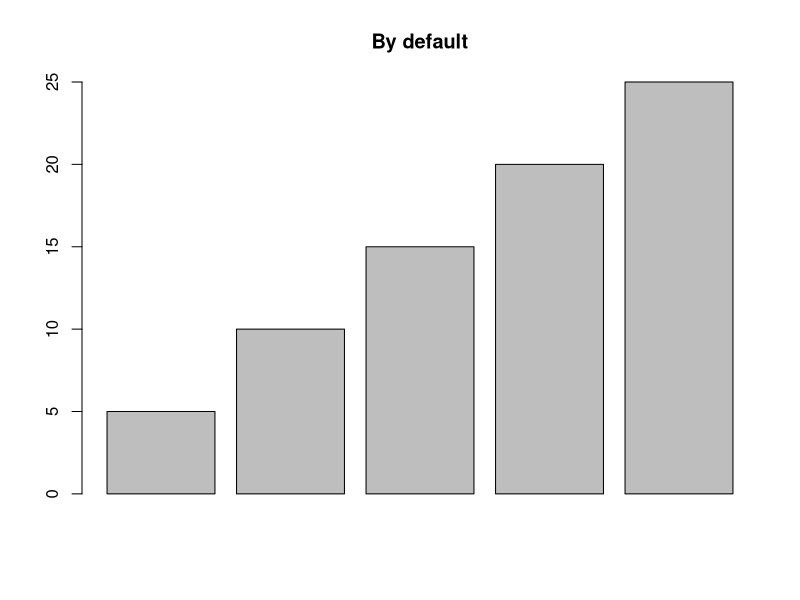
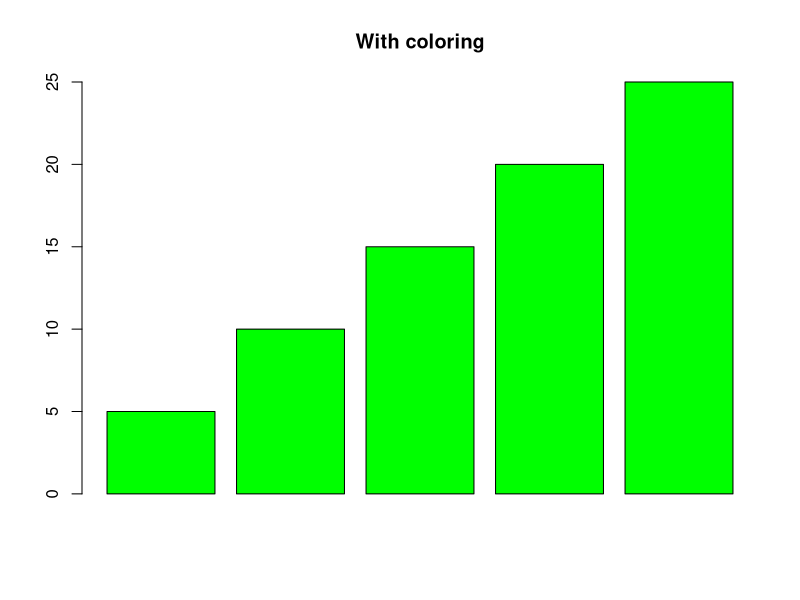
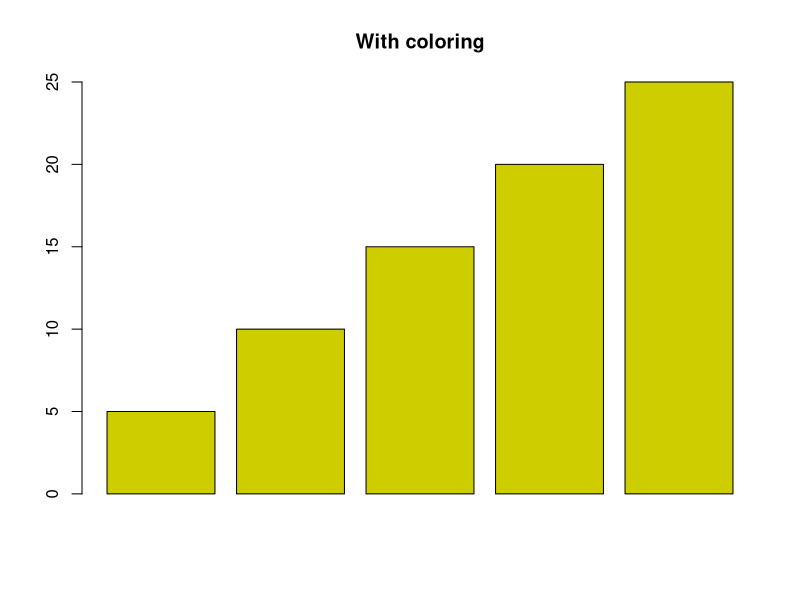
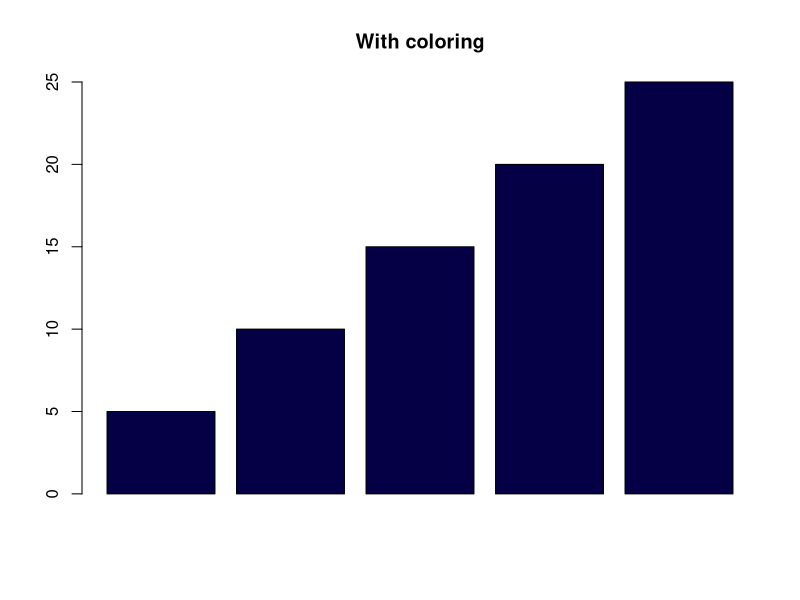
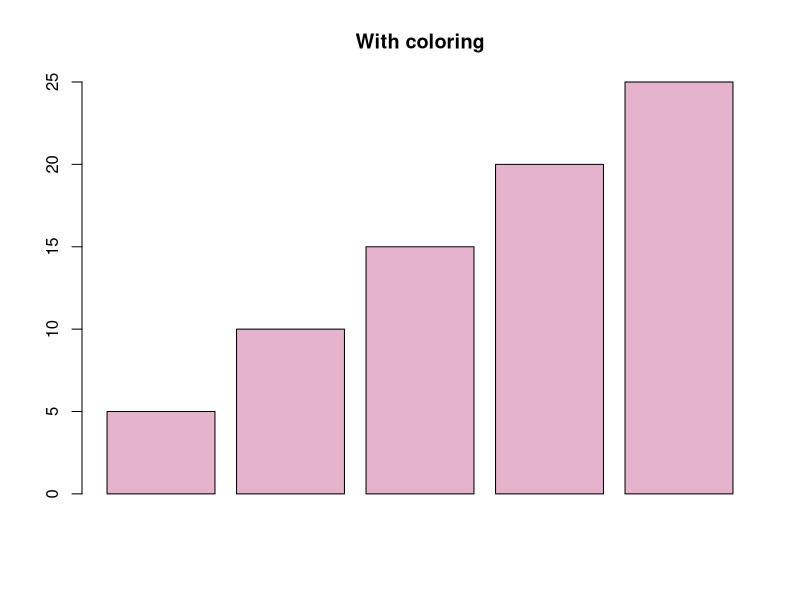

R code for these plots, in order: (Note: this script raises an error after producing the figures.)
#Adding Colors to Charts in R Programming
"Adding Colors to Charts in R Programming
There are hundreds of charts and graphs present in R. For example, bar plot, box plot, mosaic plot, dot chart, coplot, histogram, pie chart, scatter graph, etc. We can visually enhance our plots and make them more attractive through colors. The col graphical parameter is brought into use for this purpose. The desired color's name can be expressed in the string. 

Syntax: barplot( A, col=color_name)"
# Creating a list
temp<-c(5, 10, 15, 20, 25)

# Barplot with default color
barplot(temp, main ="By default")

# Barplot with green color
barplot(temp, col ="green",
        main ="With coloring")
"R - Colors to Charts
There are a variety of 657 colors present in the R language for better data presentation. Through colors() function one can learn about all the vibrant colors present in R. The names of colors displayed are arranged alphabetically (except the color 'white' which is the first color displayed). 

For using color in code, either its name is used or its order number is used."
# Creating a list
temp<-c(5, 10, 15, 20, 25)

# Creating barplot
barplot(temp, col = colors()[655],
        main ="With coloring")
"Using Hexadecimal Values
Though remembering color names is easier, at times colors are defined by the unique hexadecimal numbers which have been already predefined for each color in R. The six-digit length of the Hexadecimal number is in the format #RRGGBB. 

The letters in this format signify: 

RR - Red
GG - Green
BB - Blue
And the color codes of Red, Green, and Blue ranges from 00 to FF. Then the color codes of Red, Green, and Blue will form a six-digit length of the Hexadecimal number which represents a color formed by mixing all the defined shades. 



Hence three basic pure shades can be written as: 

#FF0000 RED
#00FF00 GREEN
#0000FF Blue
Shade, when no color is present, is white(000000). Shade, when all the colors are present, is black(FFFFFF).

Using RGB value
The function RGB specifies the shade of the color red, green, and blue between 0 and 1. Further the specified shades of these three basic components will be mixed to form a new shade. The shade of the color red, green, and blue can also be specified between 0 and 255. But there will be an added argument max=255 while using this range.

The function rgb() will return the corresponding hexadecimal code of the specified shade."
rgb (0.9, 0.7, 0.8)
rgb(5, 0, 70, max = 255)
#Example: Using shades between 0-255 
# Creating a list
temp<-c(5, 10, 15, 20, 25)

# Creating barplot
barplot(temp, col = rgb(5, 0, 70, max = 255),
        main ="With coloring")
#Example: Using shades between 0 and 1 
# Creating a list
temp<-c(5, 10, 15, 20, 25)

# Creating barplot
barplot(temp, col = rgb (0.9, 0.7, 0.8),
        main ="With coloring")

"Vector of Colors
What if we require to represent every bar of the barplot with various colors? In that case, a vector of colors is created and this is also known as color cycling in R."
temp<-c(5, 10, 15, 20, 25)
barplot(temp, col = c("# F50629", "# 00FFAA",
                      "# AAFF33", "# 336622",
                      "# 5F2910"),
        main ="With 5 colors")

"If the provided vector's length is less than the number of bars present in the barplot then the color vector is reused."
temp<-c(5, 10, 15, 20, 25)
barplot(temp, col = c("# F50629", "# 00FFAA",
                      "# AAFF33"),
        main ="With 3 colors")

"Color Palette
The five inbuilt color palettes are provided in the R language for generating color vector easily and faster. They are: 

rainbow()
terrain.colors()
heat.colors()
cm.colors()
topo.colors()
All the stated functions take the color vector's desired length as the parameter value. The function returns the hexadecimal code of the colors available. This hexadecimal code is of eight digits. This is because the last two digits specify the level of transparency (where FF is opaque and 00 is transparent) "
rainbow(5)
heat.colors(5)
terrain.colors(5)
topo.colors(5)
temp<-c(5, 10, 15, 20, 25)
barplot(temp, col = rainbow(5),
        main ="rainbow")
